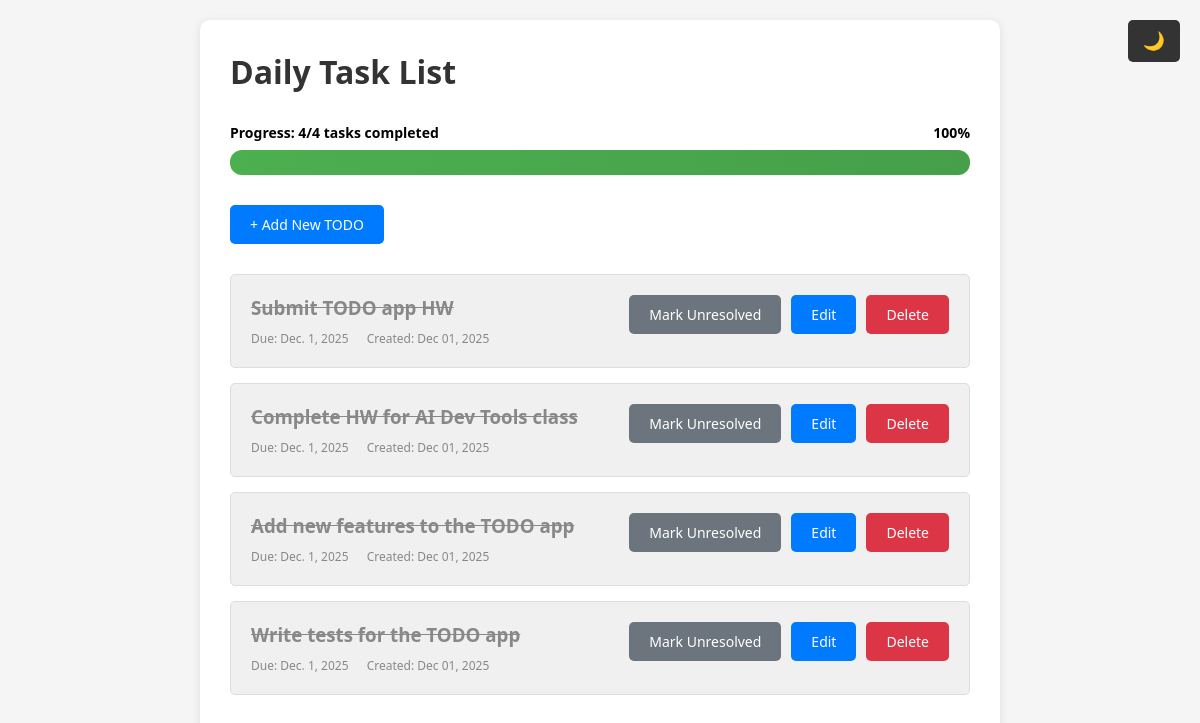
Before: / with the older database file.
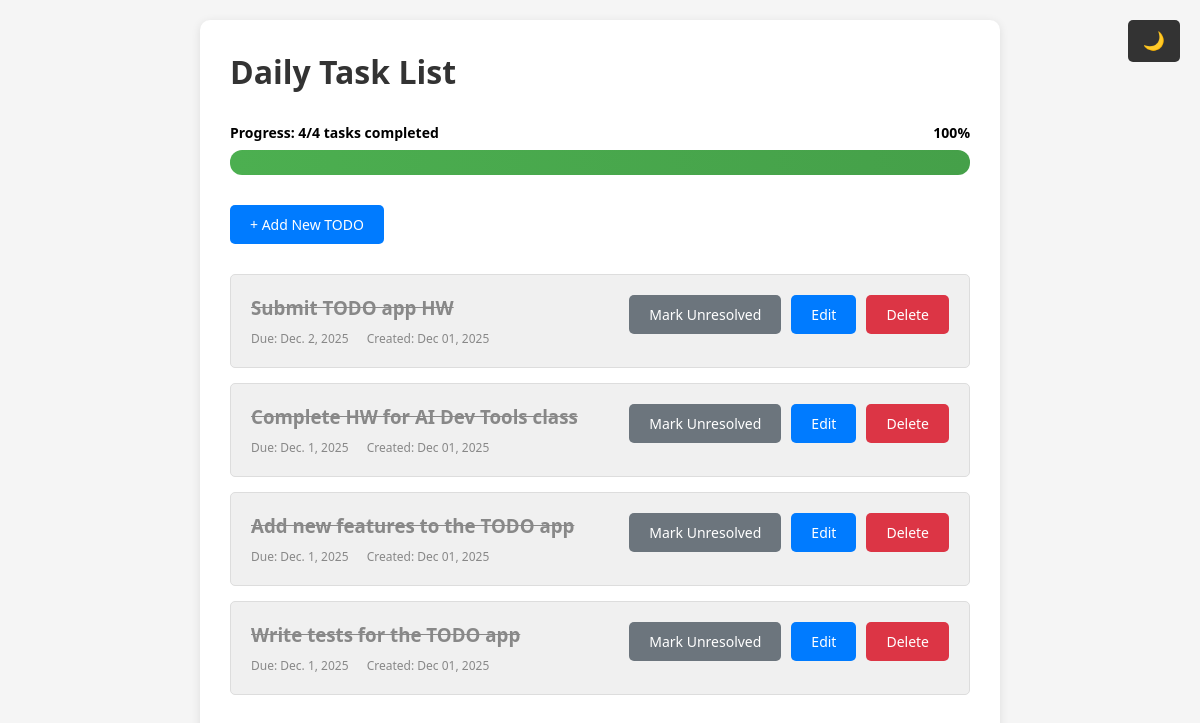
After: the same page with the newer database file.
### todos/models.py (models this page shows, shortened)
class Todo(models.Model):
    title = models.CharField(max_length=200)
    description = models.TextField(blank=True, null=True)
    due_date = models.DateField(blank=True, null=True)
    is_resolved = models.BooleanField(default=False)
    created_at = models.DateTimeField(auto_now_add=True)
    updated_at = models.DateTimeField(auto_now=True)
    class Meta:
        ordering = ['-created_at']

### todos/views.py (the view)
# urls.py: path('', views.TodoListView.as_view(), name='todo_list'),
class TodoListView(ListView):
    model = Todo
    template_name = 'todos/todo_list.html'
    context_object_name = 'todos'
    def get_context_data(self, **kwargs):
        context = super().get_context_data(**kwargs)
        total_todos = self.get_queryset().count()
        resolved_todos = self.get_queryset().filter(is_resolved=True).count()
        context['total_todos'] = total_todos
        context['resolved_todos'] = resolved_todos
        context['completion_percentage'] = int((resolved_todos / total_todos * 100)) if total_todos > 0 else 0
        return context

### todos/templates/todos/todo_list.html (shortened to what this page needs)
{% extends 'todos/base.html' %}
{% block content %}
<h1>Daily Task List</h1>
{% if total_todos > 0 %}
<div style="margin-bottom: 30px;">
    <div style="display: flex; justify-content: space-between; align-items: center; margin-bottom: 8px;">
        <span style="font-size: 14px; font-weight: bold;">Progress: {{ resolved_todos }}/{{ total_todos }} tasks completed</span>
        <span style="font-size: 14px; font-weight: bold;">{{ completion_percentage }}%</span>
    </div>
    <div class="progress-bar-bg" style="width: 100%; height: 25px; border-radius: 12px; overflow: hidden;">
        <div style="height: 100%; background: linear-gradient(90deg, #4CAF50 0%, #45a049 100%); width: {{ completion_percentage }}%; transition: width 0.3s ease;"></div>
    </div>
</div>
{% endif %}
<a href="{% url 'todo_create' %}" class="btn">+ Add New TODO</a>
<div style="margin-top: 30px;">
    {% if todos %}
        {% for todo in todos %}
        <div class="todo-item {% if todo.is_resolved %}resolved{% endif %}">
            <div style="display: flex; justify-content: space-between; align-items: start;">
                <div style="flex: 1;">
                    <h3 class="todo-title {% if todo.is_resolved %}resolved{% endif %}">
                        {{ todo.title }}
                    </h3>
                    <div class="todo-meta">
                        {% if todo.due_date %}
                        <span style="margin-right: 15px;">Due: {{ todo.due_date }}</span>
                        {% endif %}
                        <span>Created: {{ todo.created_at|date:"M d, Y" }}</span>
                    </div>
                </div>
                <div style="display: flex; gap: 10px;">
                    {% if todo.is_resolved %}
                    <a href="{% url 'todo_toggle' todo.pk %}" class="btn btn-secondary">Mark Unresolved</a>
                    {% else %}
                    <a href="{% url 'todo_toggle' todo.pk %}" class="btn btn-success">Mark Resolved</a>
                    {% endif %}
                    <a href="{% url 'todo_update' todo.pk %}" class="btn">Edit</a>
                    <a href="{% url 'todo_delete' todo.pk %}" class="btn btn-danger">Delete</a>
                </div>
            </div>
        </div>
        {% endfor %}
    {% else %}
        <p style="text-align: center; color: #888; margin-top: 50px;">No todos yet. Create your first one!</p>
    {% endif %}
</div>
{% endblock %}

Changed rows visible on the page:
changed Todo "Submit TODO app HW": due_date "Dec. 1, 2025" → "Dec. 2, 2025"
